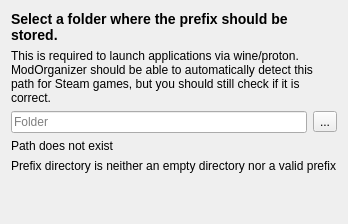
     <widget class="QWidget" name="page_prefixPath">
      <layout class="QVBoxLayout" name="verticalLayout_32">
       <item>
        <widget class="QLabel" name="label_20">
         <property name="text">
          <string>&lt;h3&gt;Select a folder where the prefix should be stored.&lt;/h3&gt;</string>
         </property>
         <property name="wordWrap">
          <bool>true</bool>
         </property>
        </widget>
       </item>
       <item>
        <widget class="QLabel" name="pathsLabel_2">
         <property name="text">
          <string>This is required to launch applications via wine/proton. ModOrganizer should be able to automatically detect this path for Steam games, but you should still check if it is correct.</string>
         </property>
         <property name="wordWrap">
          <bool>true</bool>
         </property>
        </widget>
       </item>
       <item>
        <layout class="QHBoxLayout" name="horizontalLayout_9">
         <item>
          <widget class="QLineEdit" name="prefixDir">
           <property name="placeholderText">
            <string>Folder</string>
           </property>
          </widget>
         </item>
         <item>
          <widget class="QToolButton" name="browsePrefix">
           <property name="text">
            <string>...</string>
           </property>
          </widget>
         </item>
        </layout>
       </item>
       <item>
        <widget class="QLabel" name="prefixDoesNotExist">
         <property name="text">
          <string>Path does not exist</string>
         </property>
        </widget>
       </item>
       <item>
        <widget class="QLabel" name="prefixInvalid">
         <property name="text">
          <string>Prefix directory is neither an empty directory nor a valid prefix</string>
         </property>
        </widget>
       </item>
       <item>
        <spacer name="verticalSpacer_9">
         <property name="orientation">
          <enum>Qt::Orientation::Vertical</enum>
         </property>
         <property name="sizeHint" stdset="0">
          <size>
           <width>20</width>
           <height>40</height>
          </size>
         </property>
        </spacer>
       </item>
      </layout>
     </widget>
